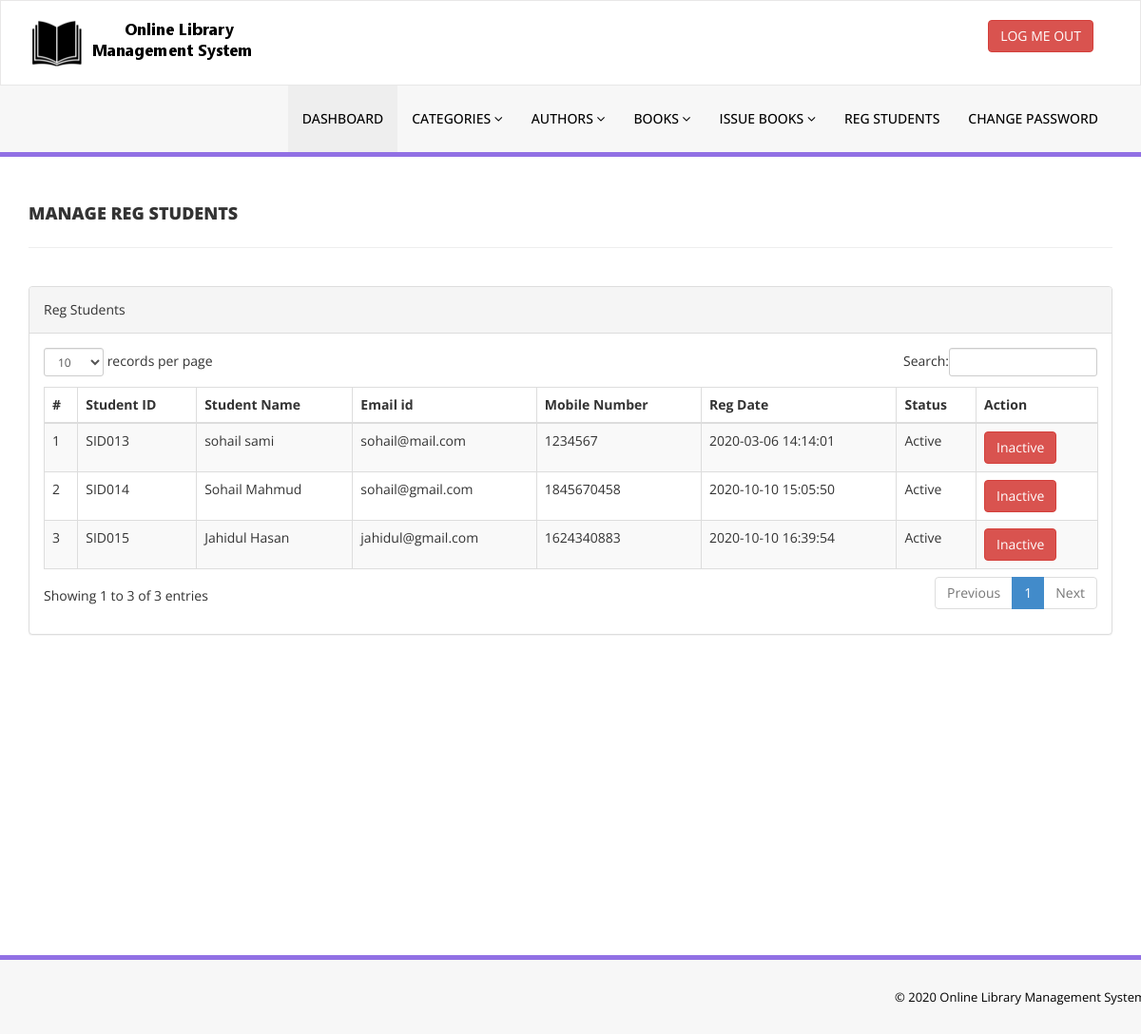
The app's page /admin/reg-students.php (signed in) with its own data.
### tables this page shows
CREATE TABLE `tblstudents` (
  `id` int(11) NOT NULL,
  `StudentId` varchar(100) DEFAULT NULL,
  `FullName` varchar(120) DEFAULT NULL,
  `Address` varchar(300) DEFAULT NULL,
  `Street` varchar(200) DEFAULT NULL,
  `city` varchar(30) DEFAULT NULL,
  `age` int(3) DEFAULT NULL,
  `EmailId` varchar(120) DEFAULT NULL,
  `MobileNumber` char(11) DEFAULT NULL,
  `Password` varchar(120) DEFAULT NULL,
  `Status` int(1) DEFAULT NULL,
  `RegDate` timestamp NULL DEFAULT current_timestamp(),
  `UpdationDate` timestamp NULL DEFAULT NULL ON UPDATE current_timestamp()
);

### admin/reg-students.php (the view, shortened to what this page needs)
<?php
include('includes/config.php');
if(strlen($_SESSION['alogin'])==0)
    {
header('location:index.php');
}
else{
    ?>
<!DOCTYPE html>
<html xmlns="http://www.w3.org/1999/xhtml">
<head>
    <link href="assets/css/bootstrap.css" rel="stylesheet" />
    <link href="assets/css/font-awesome.css" rel="stylesheet" />
    <link href="assets/js/dataTables/dataTables.bootstrap.css" rel="stylesheet" />
    <link href="assets/css/style.css" rel="stylesheet" />
</head>
<body>
<?php include('includes/header.php');?>
    <div class="content-wrapper">
         <div class="container">
        <div class="row pad-botm">
            <div class="col-md-12">
                <h4 class="header-line">Manage Reg Students</h4>
    </div>
        </div>
            <div class="row">
                <div class="col-md-12">
                    <div class="panel panel-default">
                        <div class="panel-heading">
                          Reg Students
                        </div>
                        <div class="panel-body">
                            <div class="table-responsive">
                                <table class="table table-striped table-bordered table-hover" id="dataTables-example">
                                    <thead>
                                        <tr>
                                            <th>#</th>
                                            <th>Student ID</th>
                                            <th>Student Name</th>
                                            <th>Email id </th>
                                            <th>Mobile Number</th>
                                            <th>Reg Date</th>
                                            <th>Status</th>
                                            <th>Action</th>
                                        </tr>
                                    </thead>
                                    <tbody>
<?php $sql = "SELECT * from tblstudents";
$query = $dbh -> prepare($sql);
$query->execute();
$results=$query->fetchAll(PDO::FETCH_OBJ);
$cnt=1;
if($query->rowCount() > 0)
{
foreach($results as $result)
{               ?>
                                        <tr class="odd gradeX">
                                            <td class="center"><?php echo htmlentities($cnt);?></td>
                                            <td class="center"><?php echo htmlentities($result->StudentId);?></td>
                                            <td class="center"><?php echo htmlentities($result->FullName);?></td>
                                            <td class="center"><?php echo htmlentities($result->EmailId);?></td>
                                            <td class="center"><?php echo htmlentities($result->MobileNumber);?></td>
                                             <td class="center"><?php echo htmlentities($result->RegDate);?></td>
                                            <td class="center"><?php if($result->Status==1)
                                            {
                                                echo htmlentities("Active");
                                            } else {
                                            echo htmlentities("Blocked");
}
                                            ?></td>
                                            <td class="center">
<?php if($result->Status==1)
 {?>
<a href="reg-students.php?inid=<?php echo htmlentities($result->id);?>" onclick="return confirm('Are you sure you want to block this student?');"" >  <button class="btn btn-danger"> Inactive</button>
<?php } else {?>
                                            <a href="reg-students.php?id=<?php echo htmlentities($result->id);?>" onclick="return confirm('Are you sure you want to active this student?');""><button class="btn btn-primary"> Active</button>
                                            <?php } ?>
                                            </td>
                                        </tr>
 <?php $cnt=$cnt+1;}} ?>
                                    </tbody>
                                </table>
                            </div>
                        </div>
                    </div>
                </div>
            </div>
    </div>
    </div>
  <?php include('includes/footer.php');?>
</body>
</html>
<?php } ?>

### admin/includes/header.php (shortened to what this page needs)
<div class="navbar navbar-inverse set-radius-zero" >
        <div class="container">
            <div class="navbar-header">
                <a class="navbar-brand">
                    <img src="assets/img/logo.png" />
                </a>
            </div>
            <div class="right-div">
                <a href="logout.php" class="btn btn-danger pull-right">LOG ME OUT</a>
            </div>
        </div>
    </div>
    <section class="menu-section">
        <div class="container">
            <div class="row ">
                <div class="col-md-12">
                    <div class="navbar-collapse collapse ">
                        <ul id="menu-top" class="nav navbar-nav navbar-right">
                            <li><a href="dashboard.php" class="menu-top-active">DASHBOARD</a></li>
                            <li>
                                <a href="#" class="dropdown-toggle" id="ddlmenuItem" data-toggle="dropdown"> Categories <i class="fa fa-angle-down"></i></a>
                            </li>
                            <li>
                                <a href="#" class="dropdown-toggle" id="ddlmenuItem" data-toggle="dropdown"> Authors <i class="fa fa-angle-down"></i></a>
                            </li>
 <li>
                                <a href="#" class="dropdown-toggle" id="ddlmenuItem" data-toggle="dropdown"> Books <i class="fa fa-angle-down"></i></a>
                            </li>
                           <li>
                                <a href="#" class="dropdown-toggle" id="ddlmenuItem" data-toggle="dropdown"> Issue Books <i class="fa fa-angle-down"></i></a>
                            </li>
                             <li><a href="reg-students.php">Reg Students</a></li>
  <li><a href="change-password.php">Change Password</a></li>
                        </ul>
                    </div>
                </div>
            </div>
        </div>
    </section>

### admin/includes/footer.php
<section class="footer-section">
     <div class="container">
         <div class="row">
             <div class="col-md-12">
                &copy; 2020 Online Library Management System
             </div>
         </div>
     </div>
 </section>

### admin/assets/css/style.css (style rules this page uses)
.set-radius-zero { border-radius:0px; -moz-border-radius:0px; -webkit-border-radius:0px; }
.content-wrapper { margin-top: 40px; min-height:800px; padding-bottom:90px; }
.header-line { font-weight:900; padding-bottom:25px; border-bottom:1px solid #eeeeee; text-transform:uppercase; }
.pad-botm { padding-bottom:30px; }
.right-div { float: right; padding: 20px; }
#menu-top a { color:#000; text-decoration:none; font-weight:500; padding: 25px 15px 25px 15px; text-transform:uppercase; }
.menu-section { background-color: #f7f7f7; border-bottom:5px solid #9170E4; width:100% }
.menu-top-active { background-color:#eeeeee; }
.navbar-inverse { background-color: #FFF; border-color: rgba(155, 153, 153, 0.23); }
.navbar { min-height: 90px; margin-bottom: 0px; }
.footer-section { padding:25px 50px 25px 50px; color:#000; font-size:13px; background-color: #f7f7f7; text-align:right; border-top:5px solid #9170E4; }

### records on screen
tblstudents: StudentId "SID013", FullName "sohail sami", EmailId "sohail@mail.com", MobileNumber "1234567", RegDate "2020-03-06 14:14:01"
tblstudents: StudentId "SID014", FullName "Sohail Mahmud", EmailId "sohail@gmail.com", MobileNumber "1845670458", RegDate "2020-10-10 15:05:50"
tblstudents: StudentId "SID015", FullName "Jahidul Hasan", EmailId "jahidul@gmail.com", MobileNumber "1624340883", RegDate "2020-10-10 16:39:54"
